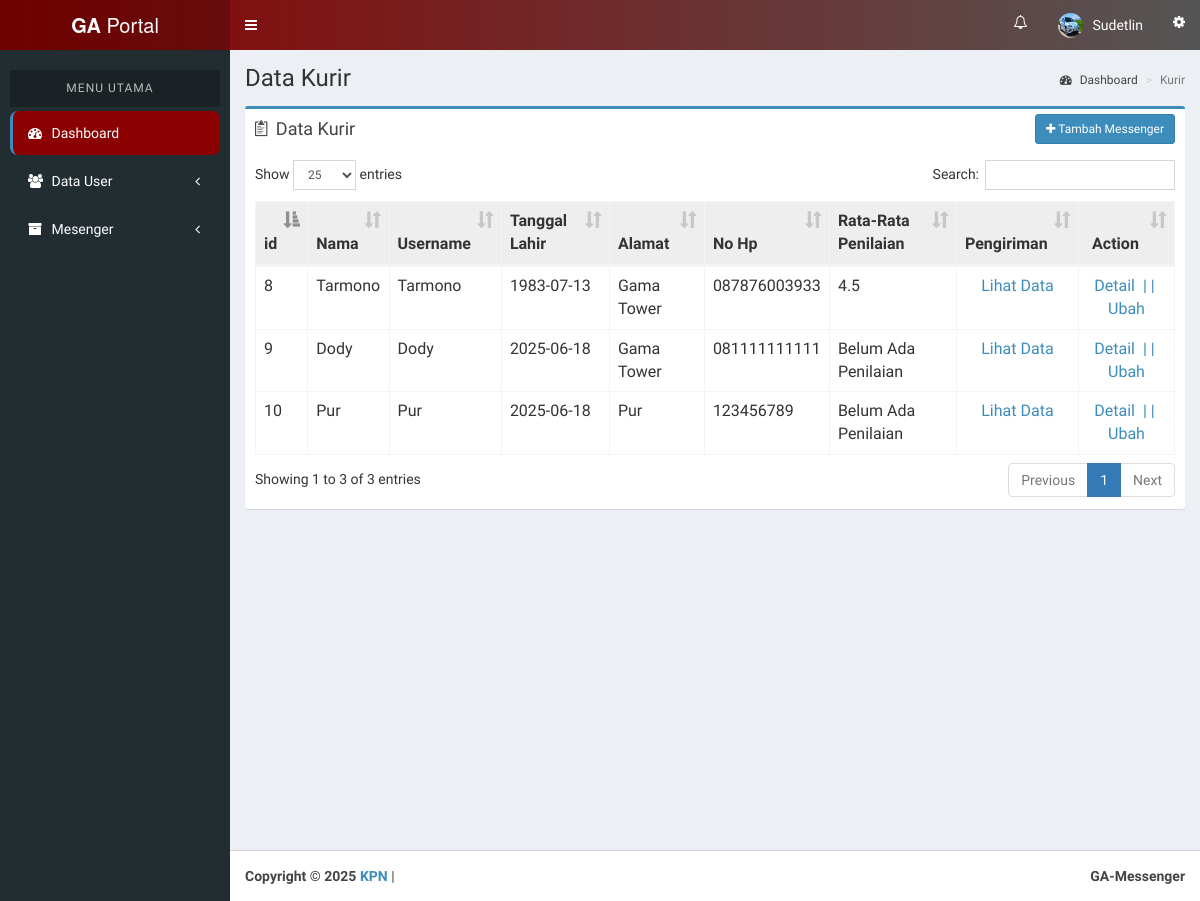
The page /admin/datakurir.php (signed in) on the database as committed earlier.
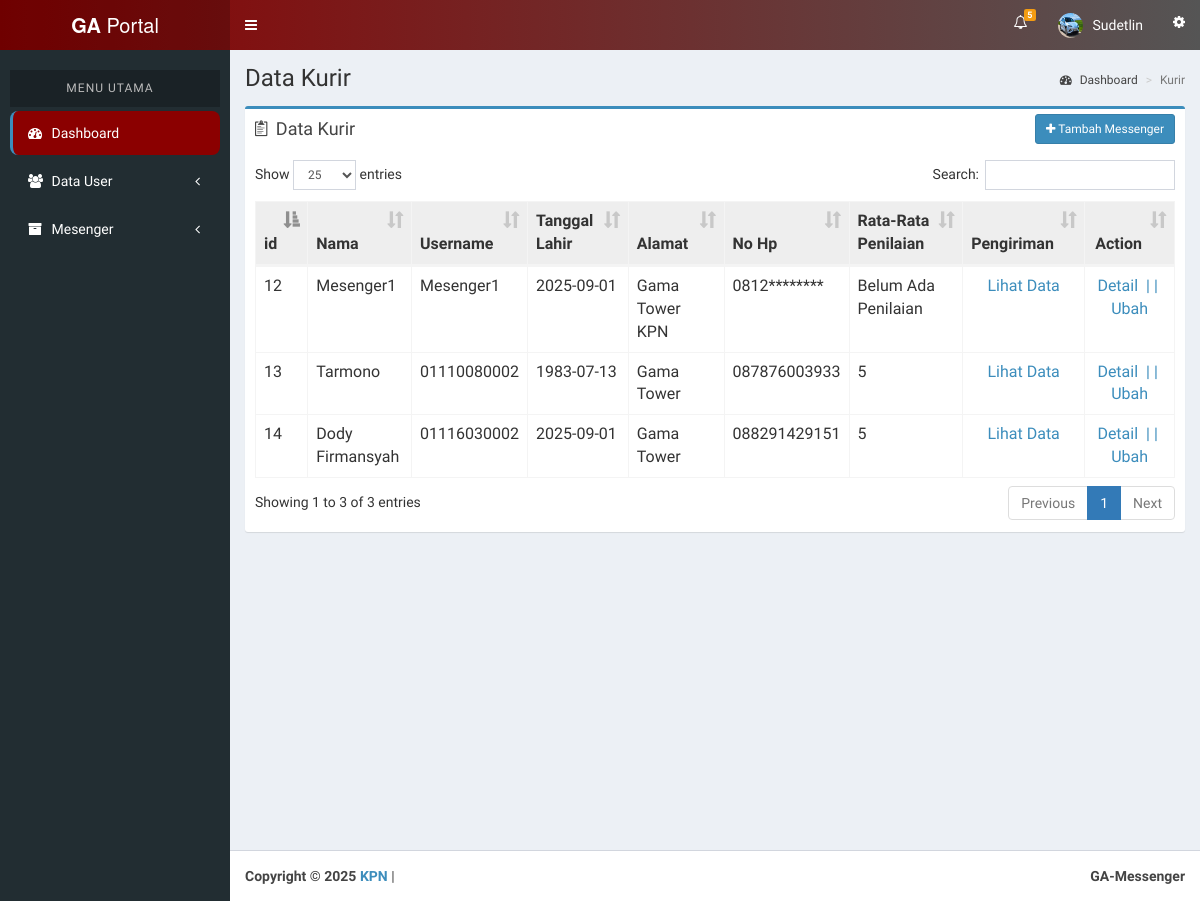
The same page on the database as committed later.
### tables this page shows
CREATE TABLE `tb_kurir` (
  `id_kurir` int(11) NOT NULL,
  `nama_kurir` varchar(70) NOT NULL,
  `username_kurir` varchar(50) NOT NULL,
  `password` varchar(50) NOT NULL,
  `tanggal_lahir_kurir` date NOT NULL,
  `alamat` text NOT NULL,
  `no_hp_kurir` varchar(12) NOT NULL,
  `email_kurir` varchar(100) NOT NULL,
  `no_plat` varchar(9) NOT NULL,
  `gambar` varchar(255) NOT NULL,
  `created_at` timestamp NULL DEFAULT current_timestamp(),
  `updated_at` timestamp NULL DEFAULT current_timestamp() ON UPDATE current_timestamp()
);

### admin/datakurir.php (the view, shortened to what this page needs)
<html>
<head>
  <link rel="stylesheet" href="../assets/bootstrap/css/bootstrap.min.css">
  <link rel="stylesheet" href="../assets/css/font-awesome.min.css">
  <link rel="stylesheet" href="../assets/css/ionicons.min.css">
  <link rel="stylesheet" href="../assets/dist/css/AdminLTE.min.css">
  <link rel="stylesheet" href="../assets/dist/css/skins/_all-skins.min.css">
  <link rel="stylesheet" href="../assets/plugins/iCheck/flat/blue.css">
  <link rel="stylesheet" href="../assets/plugins/morris/morris.css">
  <link rel="stylesheet" href="../assets/plugins/jvectormap/jquery-jvectormap-1.2.2.css">
  <link rel="stylesheet" href="../assets/plugins/datepicker/datepicker3.css">
  <link rel="stylesheet" href="../assets/plugins/daterangepicker/daterangepicker-bs3.css">
  <link rel="stylesheet" href="../assets/plugins/bootstrap-wysihtml5/bootstrap3-wysihtml5.min.css">
  <link rel="stylesheet" href="../assets/plugins/datatables/dataTables.bootstrap.css"/>
</head>
<body class="hold-transition skin-blue sidebar-mini">
<div class="wrapper">
  <?php include "header.php"; ?>
  <?php include "menu.php"; ?>
  <div class="content-wrapper">
    <section class="content-header">
      <h1>Data Kurir</h1>
      <ol class="breadcrumb">
        <li><a href="index.php"><i class="fa fa-dashboard"></i> Dashboard</a></li>
        <li class="active">Kurir</li>
      </ol>
    </section>
    <section class="content">
      <div class="row">
        <section class="col-lg-12 connectedSortable">
          <div class="box box-primary">
            <div class="box-header">
              <i class="ion ion-clipboard"></i>
              <h3 class="box-title">Data Kurir</h3>
              <div class="box-tools pull-right">
                <a href="input-kurir.php" class="btn btn-primary btn-sm">
                  <i class="fa fa-plus"></i> Tambah Messenger
                </a>
              </div>
            </div>
            <div class="box-body">
              <div class="table-responsive">
                <?php
                include '../koneksi/koneksi.php';
                $sql1 = "SELECT * FROM tb_kurir order by nama_kurir asc";
                $query1 = mysqli_query($db, $sql1);
                $total = mysqli_num_rows($query1);
                if ($total == 0) {
                  echo "<center><h2>Belum Ada Kurir Terdaftar</h2></center>";
                } else { ?>
                <table id="lookup" class="table table-bordered table-hover">
                  <thead bgcolor="eeeeee" align="center">
                    <tr>
                      <th>id</th>
                      <th>Nama</th>
                      <th>Username</th>
                      <th>Tanggal Lahir</th>
                      <th>Alamat</th>
                      <th>No Hp</th>
                      <th>Rata-Rata Penilaian</th>
                      <th>Pengiriman</th>
                      <th class="text-center"> Action </th>
                    </tr>
                  </thead>
                  <?php
                  while($data = mysqli_fetch_array($query1)){
                    $sql5 = "SELECT * FROM tb_transaksi where kurir = '".$data['id_kurir']."' and penilaian <> 0";
                    $query5 = mysqli_query($db, $sql5);
                    $bariss = mysqli_num_rows($query5);
                    $total_nilai = 0;
                    if ($bariss <> 0){
                      while($data5 = mysqli_fetch_array($query5)){
                        $total_nilai += $data5['penilaian'];
                      }
                      $nilai = $total_nilai / $bariss;
                    } else {
                      $nilai='Belum Ada Penilaian';
                    }
                    echo '<tr>
                    <td>' . $data['id_kurir'] . '</td>
                    <td>' . $data['nama_kurir'] . '</td>
                    <td>' . $data['username_kurir'] . '</td>
                    <td>' . $data['tanggal_lahir_kurir'] . '</td>
                    <td>' . $data['alamat'] . '</td>
                    <td>' . $data['no_hp_kurir'] . '</td>
                    <td>' . $nilai . '</td>
                    <td style="text-align:center;">
                      <a href="orderankurir.php?id_kurir=' . $data['id_kurir'] . '">Lihat Data</a>
                    </td>
                    <td style="text-align:center;">
                      <a href="detail-kurir.php?id_kurir=' . $data['id_kurir'] . '">Detail &nbsp|</a>
                      <a href="editkurir.php?id_kurir=' . $data['id_kurir'] . '">|&nbsp Ubah</a>
                    </td>
                    </tr>';
                  }
                  ?>
                </table>
                <?php } ?>
              </div>
            </div>
          </div>
        </section>
      </div>
    </section>
  </div>
  <?php include "footer.php"; ?>
</div>
</body>
</html>

### admin/header.php (shortened to what this page needs)
<?php
include '../koneksi/koneksi.php';
$sql = "SELECT * FROM tb_admin WHERE id_admin='".$_SESSION['id']."'";
$query = mysqli_query($db, $sql);
$data = mysqli_fetch_array($query);
$notif_sql = "SELECT * FROM tb_notifikasi WHERE id_pelanggan='".$_SESSION['id']."' AND status='unread' ORDER BY tanggal DESC LIMIT 5";
$notif_q = mysqli_query($db, $notif_sql);
$jumlah_notif = mysqli_num_rows($notif_q);
?>
<header class="main-header" style="background: linear-gradient(90deg, #8B0000, #555555);">
  <a href="index.php" class="logo" style="background: rgba(0,0,0,0.2);">
    <span class="logo-lg"><b>GA</b> Portal</span>
  </a>
  <nav class="navbar navbar-static-top" style="background: transparent; box-shadow: none;">
    <a href="#" class="sidebar-toggle" data-toggle="offcanvas" role="button">
    </a>
    <div class="navbar-custom-menu">
      <ul class="nav navbar-nav">
        <li class="dropdown notifications-menu">
          <a href="#" class="dropdown-toggle" data-toggle="dropdown">
            <i class="fa fa-bell-o"></i>
            <?php if($jumlah_notif > 0){ ?>
              <span class="label label-warning"><?php echo $jumlah_notif; ?></span>
            <?php } ?>
          </a>
        </li>
        <li class="dropdown user user-menu">
          <a href="#" class="dropdown-toggle" data-toggle="dropdown">
            <img src="images/<?php echo $data['gambar']; ?>" class="user-image img-circle" alt="User Image">
            <span class="hidden-xs"><?php echo $_SESSION['nama'];?></span>
          </a>
        </li>
        <li>
          <a href="#" data-toggle="control-sidebar"><i class="fa fa-cog fa-spin"></i></a>
        </li>
      </ul>
    </div>
  </nav>
</header>

### admin/menu.php (shortened to what this page needs)
<aside class="main-sidebar" style="background: color: #fff;">
  <section class="sidebar" style="padding-top: 20px;">
    <ul class="sidebar-menu" style="padding-left: 10px; padding-right: 10px;">
      <li class="header" style="color: #bbb; text-align: center; letter-spacing: 1px;">MENU UTAMA</li>
      <li class="active">
        <a href="index.php" style="border-radius: 8px; margin: 4px 0; background: #8B0000; color: #fff;">
          <i class="fa fa-dashboard"></i> <span>Dashboard</span>
        </a>
      </li>
      <li class="treeview">
        <a href="#" style="border-radius: 8px; margin: 4px 0; color: #fff;">
          <i class="fa fa-users"></i> <span>Data User</span> <i class="fa fa-angle-left pull-right"></i>
        </a>
      </li>
      <li class="treeview">
        <a href="#" style="border-radius: 8px; margin: 4px 0; color: #fff;">
          <i class="fa fa-archive"></i> <span>Mesenger</span> <i class="fa fa-angle-left pull-right"></i>
        </a>
      </li>
    </ul>
  </section>
</aside>

### admin/footer.php
<footer class="main-footer">
	<div class="pull-right hidden-xs">
		<b> GA-Messenger </b>
	</div>
	<strong>Copyright &copy; 2025 <a href="">KPN</a></strong> |
</footer>

Rows that differ between the two databases and show on the page:
removed tb_kurir: id_kurir "9", nama_kurir "Dody", username_kurir "Dody", tanggal_lahir_kurir "2025-06-18", alamat "Gama Tower", no_hp_kurir "081111111111", nilai "Belum Ada Penilaian"
removed tb_kurir: id_kurir "10", nama_kurir "Pur", username_kurir "Pur", tanggal_lahir_kurir "2025-06-18", alamat "Pur", no_hp_kurir "123456789", nilai "Belum Ada Penilaian"
removed tb_kurir: id_kurir "8", nama_kurir "Tarmono", username_kurir "Tarmono", tanggal_lahir_kurir "1983-07-13", alamat "Gama Tower", no_hp_kurir "087876003933", nilai "4.5"
added tb_kurir: id_kurir "14", nama_kurir "Dody Firmansyah", username_kurir "01116030002", tanggal_lahir_kurir "2025-09-01", alamat "Gama Tower", no_hp_kurir "088291429151", nilai "5"
added tb_kurir: id_kurir "12", nama_kurir "Mesenger1", username_kurir "Mesenger1", tanggal_lahir_kurir "2025-09-01", alamat "Gama Tower KPN", no_hp_kurir "0812********", nilai "Belum Ada Penilaian"
added tb_kurir: id_kurir "13", nama_kurir "Tarmono", username_kurir "01110080002", tanggal_lahir_kurir "1983-07-13", alamat "Gama Tower", no_hp_kurir "087876003933", nilai "5"
Other text that changed with them:
$jumlah_notif: (not shown) → "5"
